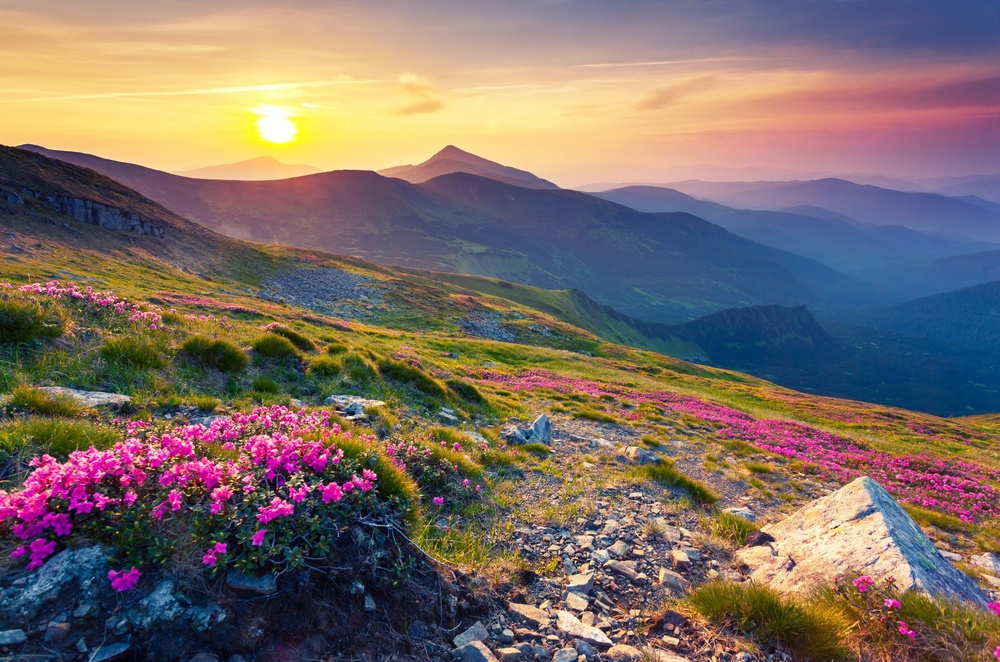
#> input picture lesson_1/homework/mountains.jpg, 1000 x 662 px, shrunk from 2048 x 1356 before the run
$ jupyter execute Homework.ipynb
#> lines starting #> are read from the running program, lines starting #| are printed output that depends on the picture
# HOMEWORK 1

After the installation of Anaconda, jupyter notebook and the required virtual environment, you will have to test that everything has been set up correctly. For that purpose, you will have to execute the following code and run it without errors.

The code loads an image and creates a picture collage consisting of 4 pictures. Each of the four pictures is a version of the original image with the colour channels swapped.

You will have to also finish some part of the code :-)

[cell 1]
import cv2
import numpy as np
from matplotlib import pyplot as plt
plt.rcParams['figure.figsize'] = [8, 6]

[cell 2]
# Load an image (you can freely chose any image you like)
img = cv2.imread('mountains.jpg')
#> img is the input picture: shape (662, 1000, 3); mean B, G, R 102.9, 109.6, 125.8
# Convert it to RGB
img = cv2.cvtColor(img, cv2.COLOR_BGR2RGB)
# Plot it
plt.imshow(img)

Let's make a collage.

[cell 3]
# Split the image into the three colour channels
red, green, blue = cv2.split(img)
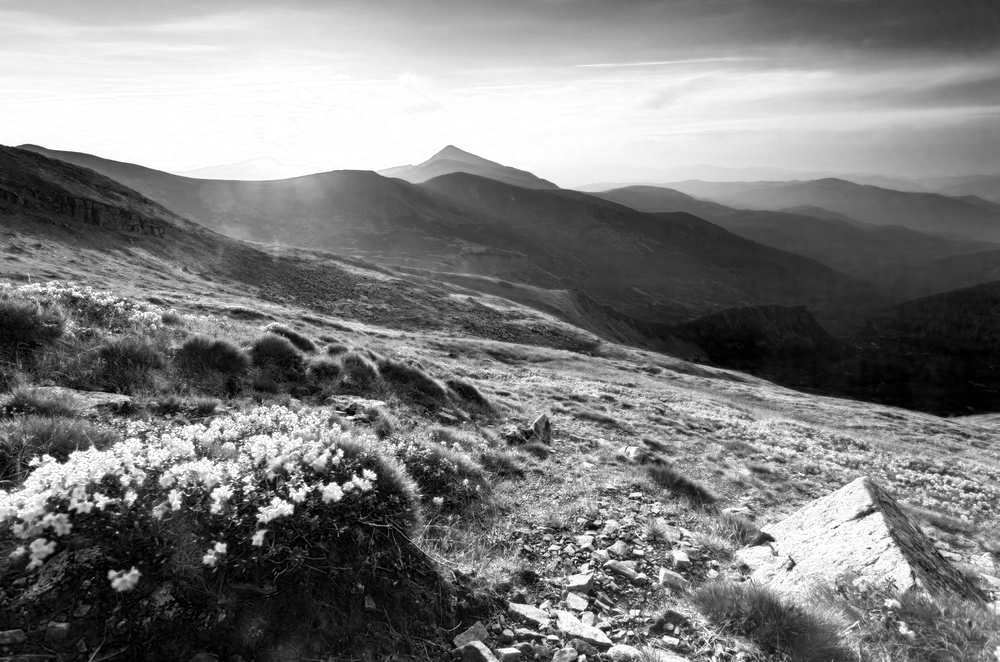
#> red: shape (662, 1000); min 0, max 255, mean 125.8
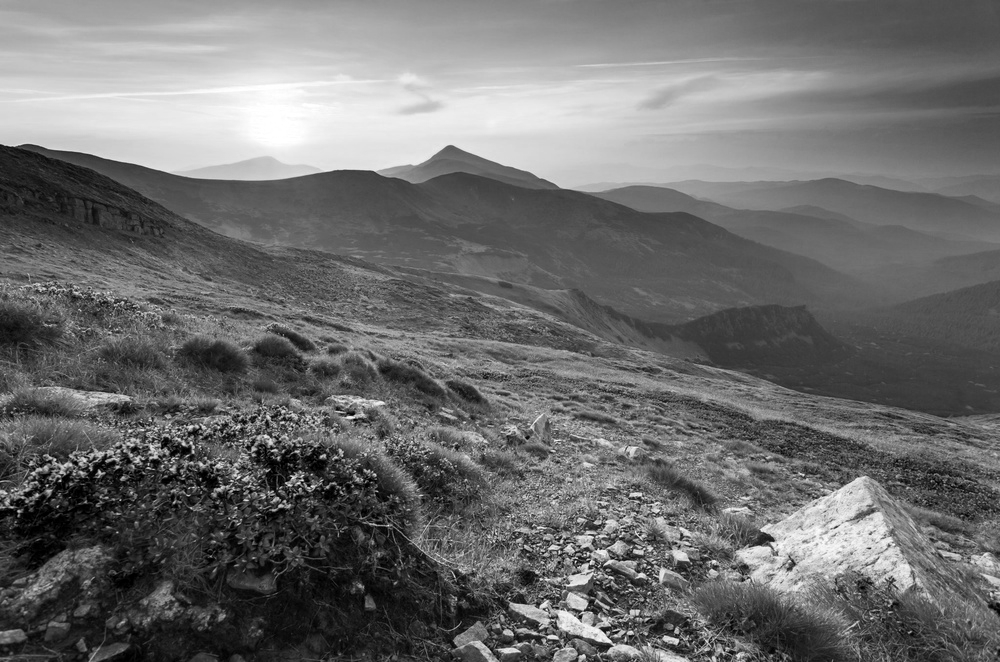
#> green: shape (662, 1000); min 0, max 255, mean 109.6
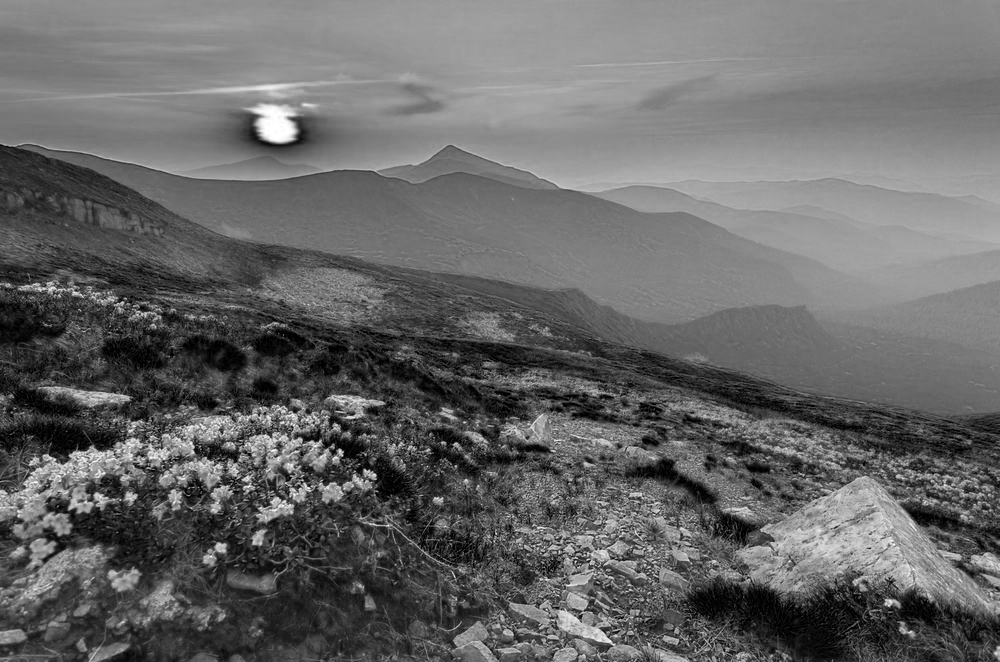
#> blue: shape (662, 1000); min 0, max 255, mean 102.9

# Compose the image in the RGB colour space
img1 = cv2.merge([red, green, blue])

# Compose the image in the RBG colour space
img2 = cv2.merge([red, blue, green])
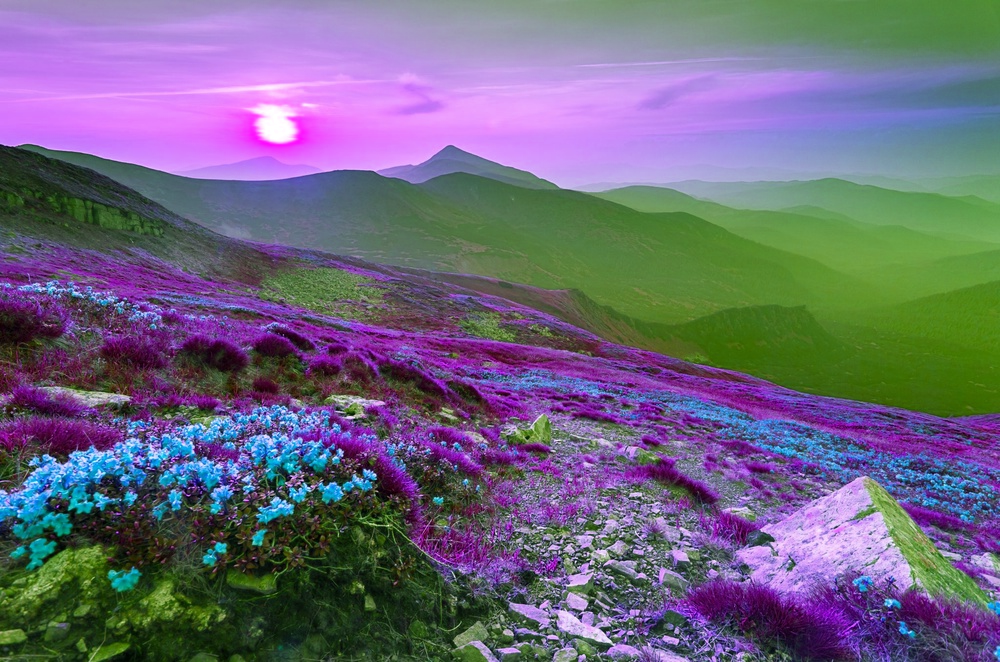
#> img2: shape (662, 1000, 3); mean of channels 0, 1, 2 125.8, 102.9, 109.6; drawn as B, G, R

# Compose the image in the GRB colour space
img3 = cv2.merge([green, red, blue])
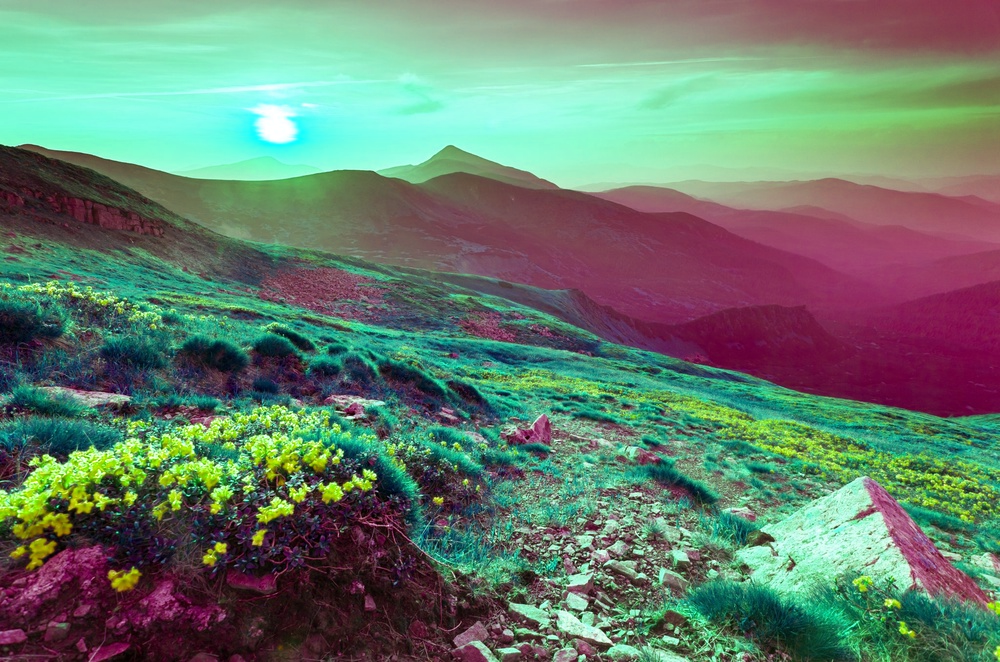
#> img3: shape (662, 1000, 3); mean of channels 0, 1, 2 109.6, 125.8, 102.9; drawn as B, G, R

# Compose the image in the BGR colour space
img4 = cv2.merge([blue, green, red])

# Create the collage
out1 = np.hstack([img1, img2])
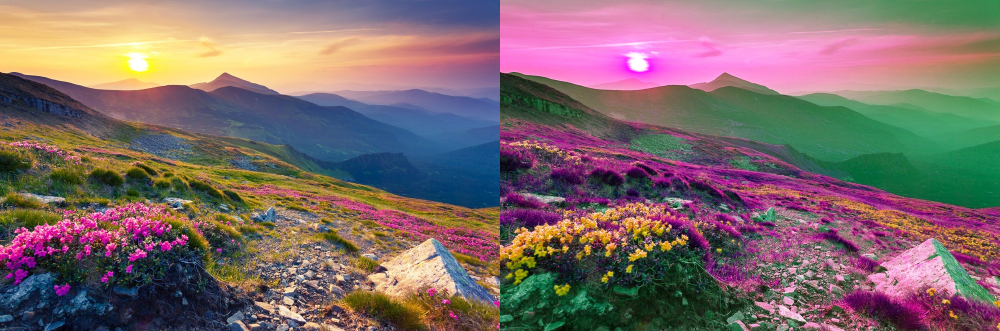
#> out1: shape (662, 2000, 3) (shown at 1/2 size); mean R, G, B 125.8, 106.2, 106.2
out2 = np.hstack([img3, img4])
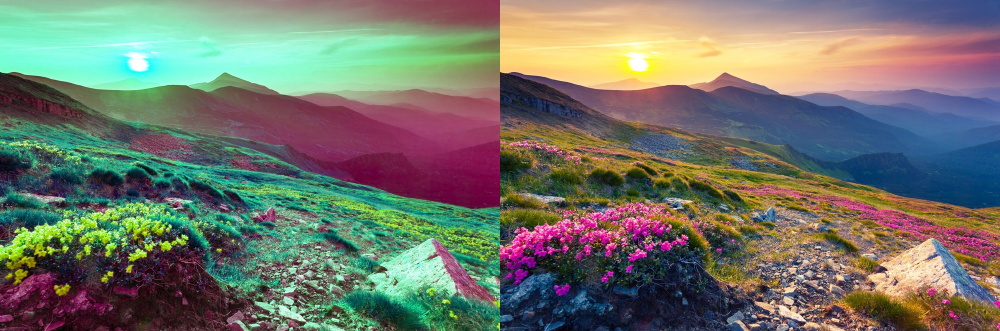
#> out2: shape (662, 2000, 3) (shown at 1/2 size); mean of channels 0, 1, 2 106.2, 117.7, 114.4; drawn as B, G, R
out = np.vstack([out1, out2])
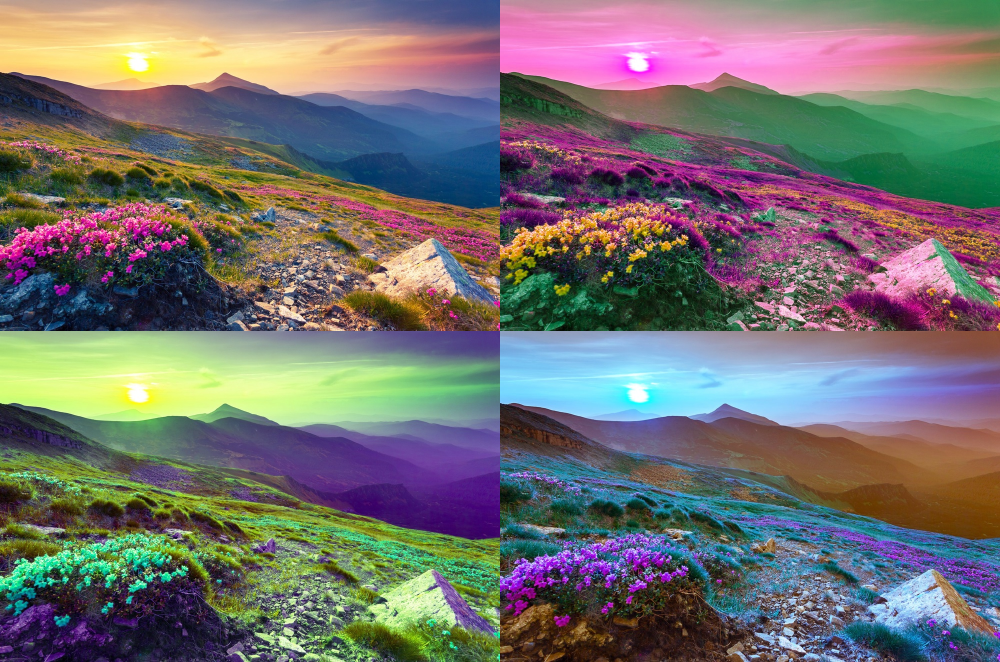
#> out: shape (1324, 2000, 3) (shown at 1/2 size); mean R, G, B 116, 112, 110.3

# Plot the collage
plt.imshow(out)
plt.axis(False);
